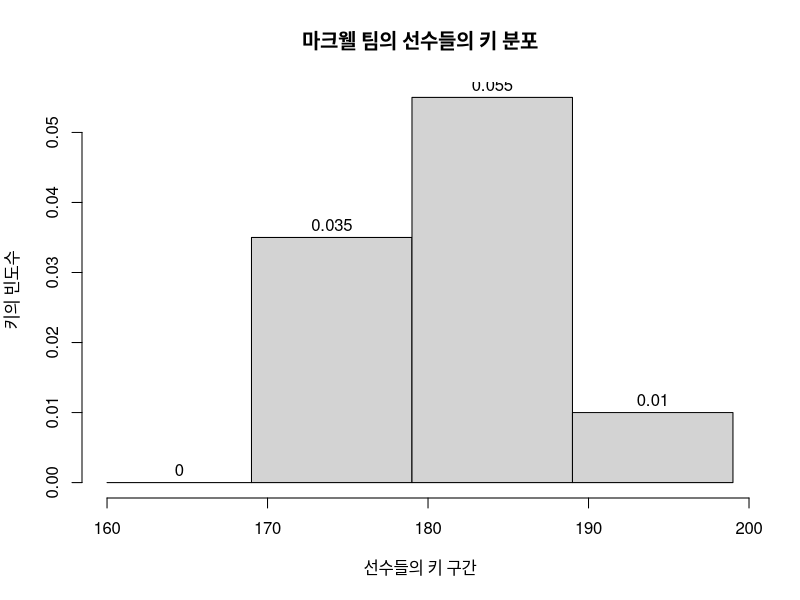
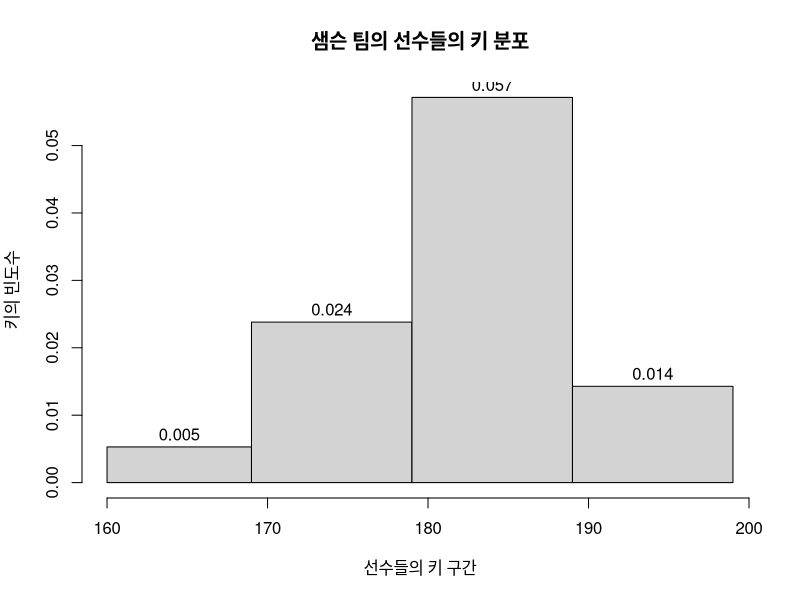

Write R code to recreate these figures, in order.
## ---- chunk 1
markwell = c(170, 172, 175, 176, 176, 176, 178, 181, 182, 183, 183, 183, 185, 185, 187, 188, 188, 189, 190, 195)
## ---- chunk 2
samson = c(169, 175, 176, 176, 178, 179, 180, 183, 183, 186, 186, 186, 187, 187, 187, 187, 187, 188, 190, 191, 192)
## ---- chunk 3
#X축 설명
x_lab <- "선수들의 키 구간"
#y축 설명
y_lab <- "키의 빈도수"

#계급간 구간(interval)
intervals <- c(160, 169, 179, 189, 199)

## ---- chunk 4
# markwell팀의 표이므로 `markwell`을 넣어주어요.
#표 제목
title <- "마크웰 팀의 선수들의 키 분포"

hist(markwell, breaks=intervals, main=title, xlab=x_lab, ylab=y_lab, labels=T)
## ---- chunk 5
#표 제목
title <- "샘슨 팀의 선수들의 키 분포"

#아래 `samson`팀의 점수가 들어가요.   

hist(samson, breaks = intervals, main = title, xlab = x_lab, ylab = y_lab, labels = T)
